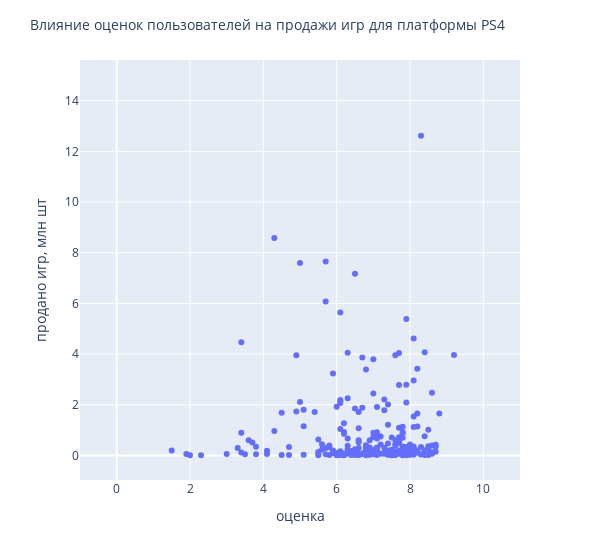

The code cell stored with this chart in its notebook:
### Code cell
fig= px.scatter(data_frame=one_pop_platform,
           x='user_score',
           y='global_sales',
           )

fig.update_layout(title=dict(text=f'Влияние оценок пользователей на продажи игр для платформы PS4', font_size=14),
                   xaxis=dict(title='оценка', range=(-1, 11)),
                   yaxis=dict(title='продано игр, млн шт'), width=600)

### Figure 1 — Plotly figure (JSON) as saved in the notebook; plotly's stock layout.template omitted (floating-point values rounded to 4 significant figures; data arrays with more than 128 entries replaced by an {"elided": "..."} marker saying what was removed)
{"data": [{"hovertemplate": "user_score=%{x}<br>global_sales=%{y}<extra></extra>", "legendgroup": "", "marker": {"color": "#636efa", "symbol": "circle"}, "mode": "markers", "name": "", "orientation": "v", "showlegend": false, "type": "scatter", "x": {"elided": "376 float values"}, "xaxis": "x", "y": {"elided": "376 float values"}, "yaxis": "y"}], "layout": {"legend": {"tracegroupgap": 0}, "margin": {"t": 60}, "title": {"font": {"size": 14}, "text": "Влияние оценок пользователей на продажи игр для платформы PS4"}, "width": 600, "xaxis": {"anchor": "y", "domain": [0, 1], "range": [-1, 11], "title": {"text": "оценка"}}, "yaxis": {"anchor": "x", "domain": [0, 1], "title": {"text": "продано игр, млн шт"}}}}
